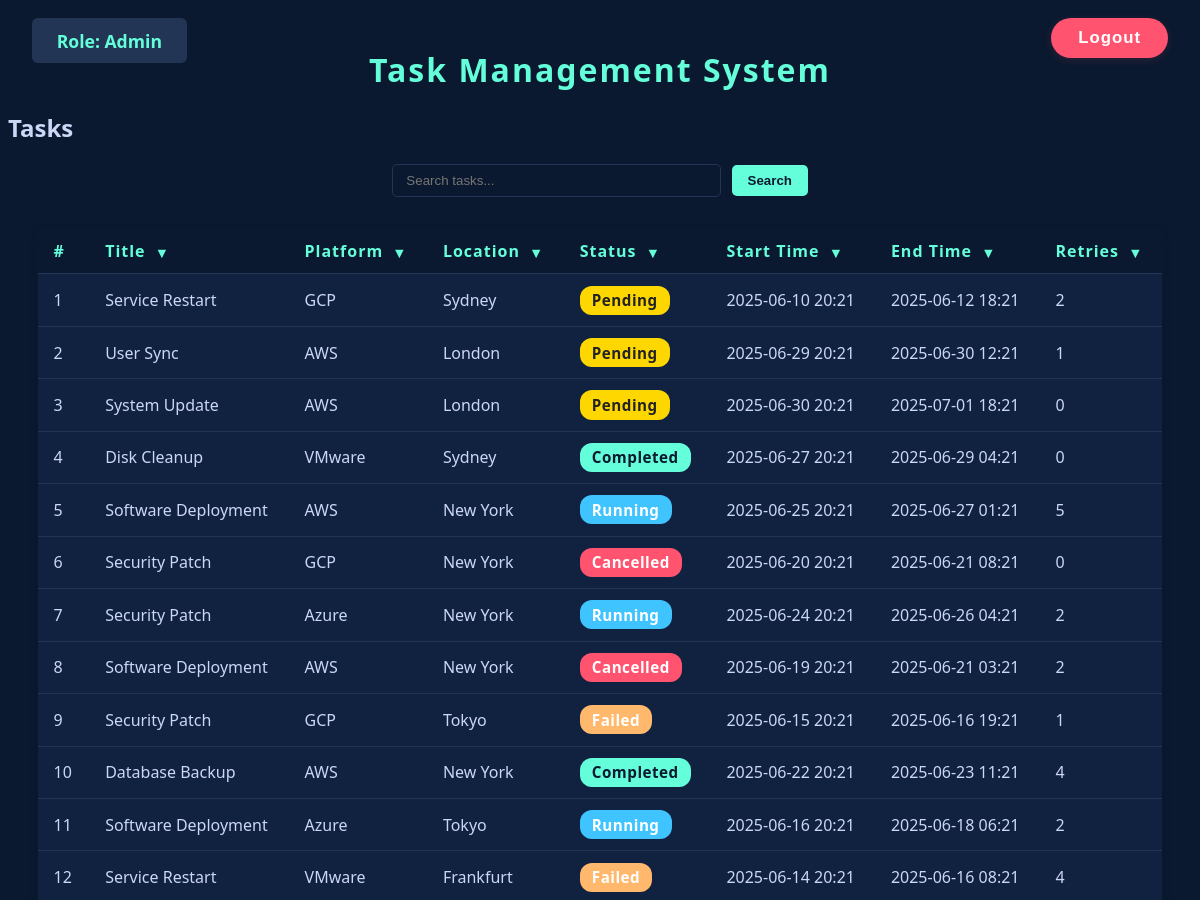
/tasks/ (signed in, upper part), run on an earlier commit of the app's database.
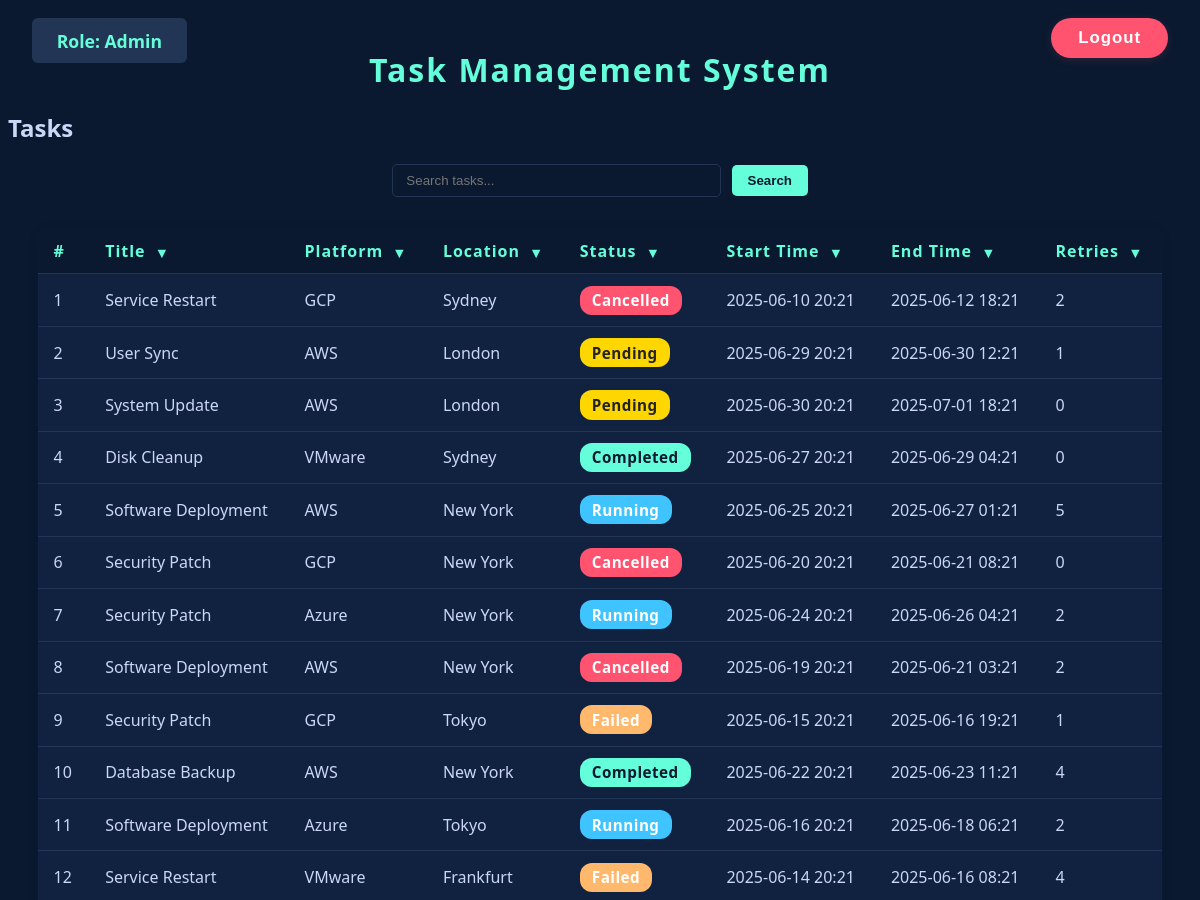
And on a later commit of the database.
### main/models.py (models this page shows, shortened)
class Task(models.Model):
    title = models.CharField(max_length=100, default="System Update")
    platform = models.CharField(max_length=100)
    location = models.CharField(max_length=100)
    status = models.CharField(max_length=50)
    start_time = models.CharField(max_length=100)
    end_time = models.CharField(max_length=100, null=True, blank=True)
    retries = models.IntegerField(default=0)

### main/views.py (the view, shortened to what this page needs)
# urls.py: path('tasks/', views.task_list, name='task_list'),
@login_required
def task_list(request):
    search = request.GET.get('search', '').strip()
    tasks = Task.objects.all()
    title = request.GET.get('title', '')
    platform = request.GET.get('platform', '')
    location = request.GET.get('location', '')
    status = request.GET.get('status', '')
    start_time = request.GET.get('start_time', '')
    end_time = request.GET.get('end_time', '')
    retries = request.GET.get('retries', '')
    if title:
        tasks = tasks.filter(title=title)
    if platform:
        tasks = tasks.filter(platform=platform)
    if location:
        tasks = tasks.filter(location=location)
    if status:
        tasks = tasks.filter(status=status)
    if start_time:
        tasks = tasks.filter(start_time=start_time)
    if end_time:
        tasks = tasks.filter(end_time=end_time)
    if retries:
        tasks = tasks.filter(retries=retries)
    titles = Task.objects.values_list('title', flat=True).distinct()
    platforms = Task.objects.values_list('platform', flat=True).distinct()
    locations = Task.objects.values_list('location', flat=True).distinct()
    statuses = Task.objects.values_list('status', flat=True).distinct()
    start_times = Task.objects.values_list('start_time', flat=True).distinct()
    end_times = Task.objects.values_list('end_time', flat=True).distinct()
    retries_list = Task.objects.values_list('retries', flat=True).distinct()
    paginator = Paginator(tasks, 50)
    page_number = request.GET.get('page', 1)
    page_obj = paginator.get_page(page_number)
    selected_role = request.session.get('selected_role', '')
    context = {
        'tasks': page_obj.object_list,
        'page_obj': page_obj,
        'search': search,
        'selected_role': selected_role,
        'titles': titles,
        'platforms': platforms,
        'locations': locations,
        'statuses': statuses,
        'start_times': start_times,
        'end_times': end_times,
        'retries': retries_list,
    }
    if request.headers.get('x-requested-with') == 'XMLHttpRequest':
        html = render_to_string('main/task_table_rows.html', {
            **context,
            'user': request.user,
        })
        return JsonResponse({'html': html})
    return render(request, 'main/task_system.html', context)

### main/templates/main/task_system.html (shortened to what this page needs)
<!DOCTYPE html>
<html>
<head>
</head>
<body>
    <div style="position: absolute; top: 18px; left: 32px; z-index: 10;">
        <span class="role-box" style="background: #233554; color: #64ffda; font-weight: bold; font-size: 1.1em; padding: 0.6em 1.4em;">
            Role:
            {% if request.session.selected_role %}
                {{ request.session.selected_role|title }}
            {% else %}
                {% if user.is_superuser %}Admin{% else %}Client{% endif %}
            {% endif %}
        </span>
    </div>
    <div style="position: absolute; top: 18px; right: 32px; z-index: 10;">
        {% if user.is_authenticated %}
            <form action="{% url 'logout' %}" method="post" style="display:inline;">
                <button type="submit"
                        style="
                            background: #ff5370;
                            color: #fff;
                            font-weight: bold;
                            border: none;
                            border-radius: 24px;
                            padding: 0.6em 1.6em;
                            font-size: 1.05em;
                            box-shadow: 0 2px 8px rgba(255,83,112,0.15);
                            cursor: pointer;
                            transition: background 0.2s, color 0.2s, box-shadow 0.2s;
                            letter-spacing: 1px;
                        "
                        onmouseover="this.style.background='#d32f2f';"
                        onmouseout="this.style.background='#ff5370';"
                        title="Logout">
                    Logout
                </button>
            </form>
        {% endif %}
    </div>
    <h1 style="text-align:center; color:#64ffda; margin-top:1.5em; margin-bottom:0.5em; letter-spacing:2px;">
        Task Management System
    </h1>
    <h2>Tasks</h2>
    <form method="get" action="{% url 'task_list' %}" style="text-align:center; margin-bottom:1.5em;">
        <input
            type="text"
            name="search"
            value="{{ search|default:'' }}"
            placeholder="Search tasks..."
            style="padding:0.6em 1em; border-radius:5px; border:1px solid #233554; background:#0a192f; color:#ccd6f6; width:300px;"
            autofocus
        >
        <button type="submit" style="background:#64ffda; color:#0a192f; font-weight:600; border-radius:5px; border:none; padding:0.6em 1.2em; margin-left:0.5em;">Search</button>
    </form>
    <form method="get" id="filter-form">
      <table>
        <thead>
          <tr>
            <th>#</th>
            <th>
              Title
              <span class="dropdown-arrow" onclick="toggleDropdown('title-dropdown')">&#9660;</span>
            </th>
            <th>
              Platform
              <span class="dropdown-arrow" onclick="toggleDropdown('platform-dropdown')">&#9660;</span>
            </th>
            <th>
              Location
              <span class="dropdown-arrow" onclick="toggleDropdown('location-dropdown')">&#9660;</span>
            </th>
            <th>
              Status
              <span class="dropdown-arrow" onclick="toggleDropdown('status-dropdown')">&#9660;</span>
            </th>
            <th>
              Start Time
              <span class="dropdown-arrow" onclick="toggleDropdown('starttime-dropdown')">&#9660;</span>
            </th>
            <th>
              End Time
              <span class="dropdown-arrow" onclick="toggleDropdown('endtime-dropdown')">&#9660;</span>
            </th>
            <th>
              Retries
              <span class="dropdown-arrow" onclick="toggleDropdown('retries-dropdown')">&#9660;</span>
            </th>
          </tr>
        </thead>
        <tbody id="task-table-body">
          {% include 'main/task_table_rows.html' with selected_role=selected_role %}
        </tbody>
      </table>
    </form>
</body>
</html>

### main/templates/main/task_table_rows.html (shortened to what this page needs)
<tbody>
    {% for task in tasks %}
    <tr id="data-row-{{ task.id }}" class="data-row">
        <td>{{ forloop.counter0|add:page_obj.start_index }}</td>
        <td>{{ task.title }}</td>
        <td>{{ task.platform }}</td>
        <td>{{ task.location }}</td>
        <td>
            <span class="status-label status-{{ task.status|lower }}">{{ task.status|capfirst }}</span>
        </td>
        <td>{{ task.start_time }}</td>
        <td>{{ task.end_time }}</td>
        <td>{{ task.retries }}</td>
    </tr>
    {% endfor %}
</tbody>

What changed in the data, as far as the page shows it:
changed Task (number 1 of 12 on the later page): status "Pending" → "Cancelled"
